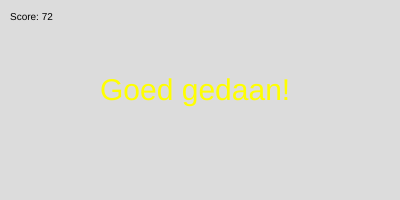
Frame 1 (no input)
Frame 60 (no input): identical to frame 1, image omitted
Frame 120 (the mouse pressed at the canvas centre since frame 60): identical to frame 1, image omitted

The p5.js sketch that drew this single still picture (run headless with seeded random() and noise() and a simulated clock; from frame 60 on, the mouse is pressed at the canvas centre):

// p5.js sketch
// ── sketch.js
let score = 61;

function setup() {
  createCanvas(400, 200);
  score = ceil(random(0,100));
}

function draw() {
  background(220);

  textSize(10);
  fill('black');
  text('Score: ' + score, 10, 20);

  textSize(30)
  if (score <= 49) {
    fill('red');
    text('Onvoldoende...', 100, 100);
  }
  
  else if (score >= 50 && score <= 69) {
    fill('orange');
    text('Voldoende', 120, 100);
  }
  
  else if (score >= 70 && score <= 89) {
    fill('yellow');
    text('Goed gedaan!', 100, 100);
  }
  
  else if (score >= 90) {
    fill('green');
    text('Uitstekend!', 115, 100);
  }
}
